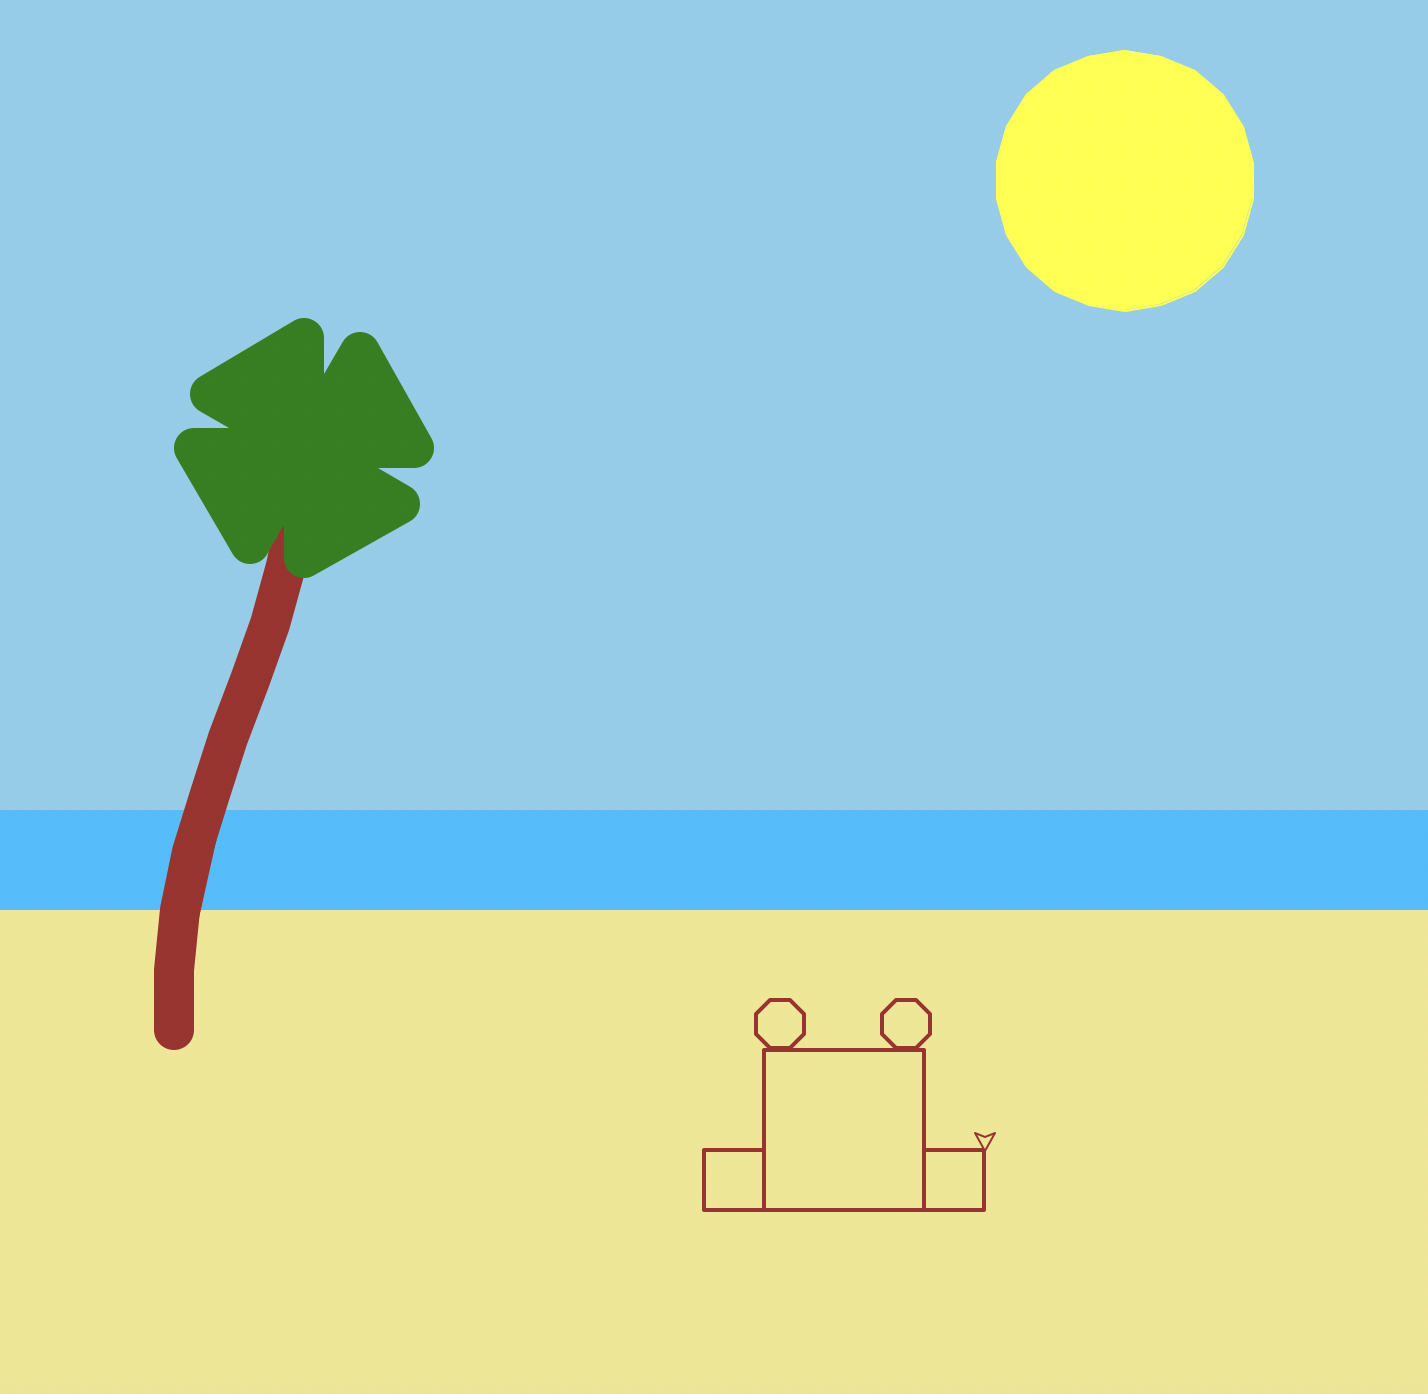

Reproduce this figure in Python.
'''
Rya Johnson
I made a sunny beach. With a weirdly built sand castle and palm tree.

'''


# loads the Turtle graphics module, which is a built-in library in Python
import turtle
import math

def setup_turtle():
    """Initialize turtle with standard settings"""
    t = turtle.Turtle()
    t.speed(0)  # Fastest speed
    screen = turtle.Screen()
    screen.title("Turtle Graphics Assignment")
    return t, screen


def draw_rectangle(t, width, height, fill_color=None):
    """Draw a rectangle with optional fill"""
    if fill_color:
        t.fillcolor(fill_color)
        t.begin_fill()
    for _ in range(2):
        t.forward(width)
        t.right(90)
        t.forward(height)
        t.right(90)
    if fill_color:
        t.end_fill()

def draw_square(t, size, fill_color=None):
    """Draw a square with optional fill"""
    if fill_color:
        t.fillcolor(fill_color)
        t.begin_fill()
    for _ in range(4):
        t.forward(size)
        t.right(90)
    if fill_color:
        t.end_fill()


def draw_triangle(t, size, fill_color=None):
    """Draw an equilateral triangle with optional fill"""
    if fill_color:
        t.fillcolor(fill_color)
        t.begin_fill()
    for _ in range(3):
        t.forward(size)
        t.left(120)
    if fill_color:
        t.end_fill()


def draw_circle(t, radius, fill_color=None):
    """Draw a circle with optional fill"""
    if fill_color:
        t.fillcolor(fill_color)
        t.begin_fill()
    t.circle(radius)
    if fill_color:
        t.end_fill()


def draw_polygon(t, sides, size, fill_color=None):
    """Draw a regular polygon with given number of sides"""
    if fill_color:
        t.fillcolor(fill_color)
        t.begin_fill()
    angle = 360 / sides
    for _ in range(sides):
        t.forward(size)
        t.right(angle)
    if fill_color:
        t.end_fill()

def draw_curve(t, length, curve_factor, segments=10, fill_color=None):
    """
    Draw a curved line using small line segments
    
    Parameters:
    - t: turtle object
    - length: total length of the curve
    - curve_factor: positive for upward curve, negative for downward curve
    - segments: number of segments (higher = smoother curve)
    - fill_color: optional color to fill if creating a closed shape
    """
    if fill_color:
        t.fillcolor(fill_color)
        t.begin_fill()
        
    segment_length = length / segments
    # Save the original heading
    original_heading = t.heading()
    
    for i in range(segments):
        # Calculate the angle for this segment
        angle = curve_factor * math.sin(math.pi * i / segments)
        t.right(angle)
        t.forward(segment_length)
        t.left(angle)  # Reset the angle for the next segment
    
    # Reset to original heading
    t.setheading(original_heading)
    
    if fill_color:
        t.end_fill()
        
def jump_to(t, x, y):
    """Move turtle without drawing"""
    t.penup()
    t.goto(x, y)
    t.pendown()


#YOU MUST add function calls in this draw_scence function defintion
# to create your scence (No statements outside of function definiions)
def draw_scene(t):
    """Draw a colorful scene with various shapes"""
    # Set background color
    screen = t.getscreen()
    screen.bgcolor("skyblue")
    #water
    jump_to(t,-500,-50)
    t.pencolor("deepskyblue")
    draw_rectangle(t,1000,400,"deepskyblue")
    #sand
    jump_to(t,-500,-100)
    t.pencolor("khaki")
    draw_rectangle(t,1000,400,"khaki")
    #sun
    jump_to(t,200,200)
    t.pencolor("yellow")
    draw_circle(t,65,"yellow")
    #attempt a tree
    jump_to(t,-275,-160)
    t.setheading(90)
    t.pencolor("brown")
    t.pensize(20)
    draw_curve(t,300,20,10,"brown")
    #leaves?
    t.pencolor("green")
    draw_triangle(t,55,"green")
    t.setheading(180)
    draw_triangle(t,55,"green")
    t.setheading(360)
    draw_triangle(t,55,"green")
    t.setheading(270)
    draw_triangle(t,55,"green")
    #sandcastle
    t.pencolor("brown")
    t.pensize(2)
    jump_to(t,100,-170)
    draw_square(t,80,"khaki")
   
    jump_to(t,103,-152)
    draw_polygon(t,8,10,"khaki")
   
    jump_to(t,40,-152)
    draw_polygon(t,8,10,"khaki")
    
    jump_to(t,20,-220)
    draw_square(t,30,"khaki")

    jump_to(t,130,-220)
    draw_square(t,30,"khaki")

    


    
    
    
    

# This is the main() function that starts off the execution
def main():
    t, screen = setup_turtle()
    draw_scene(t)
    screen.mainloop()

# if this script is executed, call the main() function
# meaning when is file is run directly
if __name__ == "__main__":
    main()
